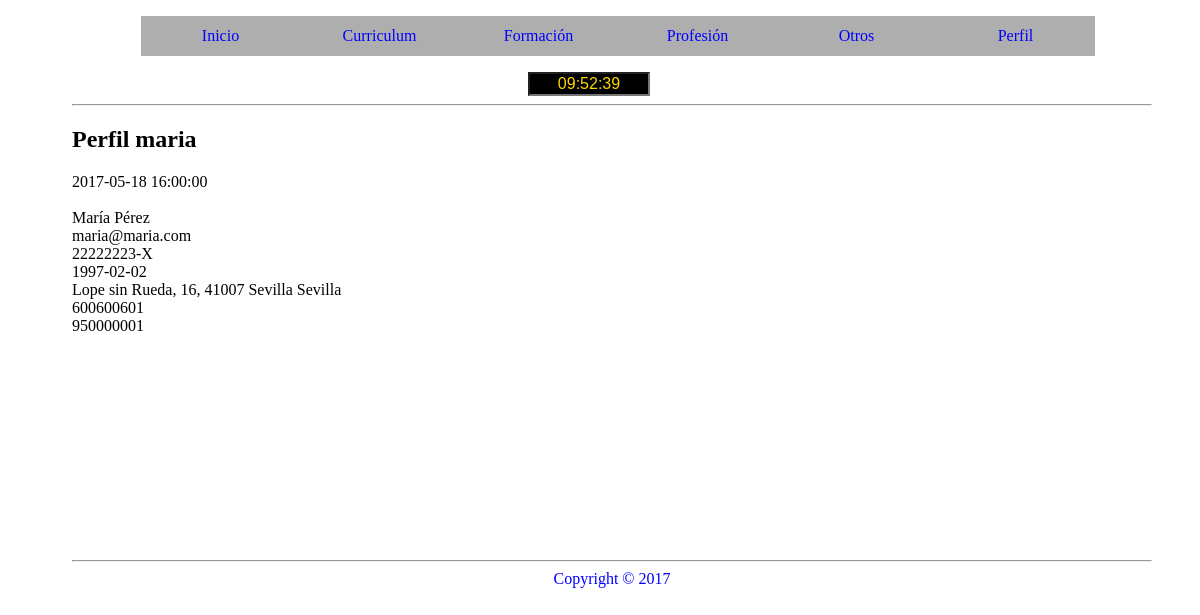
The app's page /controller/c_perfil.php (signed in) with its own data.
### tables this page shows
CREATE TABLE `usuarios` (
  `idUsuario` int(11) NOT NULL,
  `username` varchar(20) NOT NULL,
  `password` varchar(255) NOT NULL,
  `email` varchar(255) NOT NULL,
  `name` varchar(100) NOT NULL,
  `surname` varchar(100) NOT NULL,
  `dni` varchar(10) NOT NULL,
  `birthday` date NOT NULL,
  `address` varchar(100) NOT NULL,
  `postal` varchar(5) NOT NULL,
  `town` varchar(100) NOT NULL,
  `province` varchar(100) NOT NULL,
  `mobile` varchar(9) NOT NULL,
  `telephone` varchar(9) DEFAULT NULL,
  `tipoUsuario` varchar(15) NOT NULL DEFAULT 'usuario',
  `estado` varchar(15) NOT NULL DEFAULT 'activado',
  `registro` datetime DEFAULT CURRENT_TIMESTAMP,
  `photo` varchar(100) DEFAULT NULL
);

### model/Usuarios.php (called while the page is built, shortened)
<?php
	require_once('Conectar.php');
	class Usuarios {
		private $idUsuario;
		private $email;
		private $name;
		private $surname;
		private $dni;
		private $birthday;
		private $address;
		private $postal;
		private $town;
		private $province;
		private $mobile;
		private $telephone;
		private $registro;
		private $conectado;
		public function __construct($idUsuario=null){
			$this->conectarse= new Conectar();
			$this->conectado=$this->conectarse->conexion();
			if($idUsuario != "" || $idUsuario != 0){
        		$this->idUsuario=$idUsuario;
        		$this->recuperar();
      		}
		}
	    public function recuperar(){
	      $datosArray="SELECT * FROM usuarios WHERE idUsuario = $this->idUsuario";
	      $datos=$this->conectado->query($datosArray);
	      if($datosRecuperados=$datos->fetch_assoc()){
	        $this->idUsuario=$datosRecuperados['idUsuario'];
	        $this->email=$datosRecuperados['email'];
	        $this->name=$datosRecuperados['name'];
	        $this->surname=$datosRecuperados['surname'];
	        $this->dni=$datosRecuperados['dni'];
	        $this->birthday=$datosRecuperados['birthday'];
	        $this->address=$datosRecuperados['address'];
	        $this->postal=$datosRecuperados['postal'];
	        $this->town=$datosRecuperados['town'];
	        $this->province=$datosRecuperados['province'];
	        $this->mobile=$datosRecuperados['mobile'];
	        $this->telephone=$datosRecuperados['telephone'];
	       	$this->registro=$datosRecuperados['registro'];
	      }
	    }
	    public function getEmail(){
	      return $this->email;
	    }
	    public function getName(){
	      return $this->name;
	    }
	    public function getSurname(){
	      return $this->surname;
	    }
	    public function getDNI(){
	      return $this->dni;
	    }
	    public function getBirthday(){
	      return $this->birthday;
	    }
	    public function getAddress(){
	      return $this->address;
	    }
	    public function getPostal(){
	      return $this->postal;
	    }
	    public function getTown(){
	      return $this->town;
	    }
	    public function getProvince(){
	      return $this->province;
	    }
	    public function getMobile(){
	      return $this->mobile;
	    }
	    public function getTelephone(){
	      return $this->telephone;
	    }
	    public function getRegistro(){
	      return $this->registro;
	    }
	}
 ?>

### model/Conectar.php (called while the page is built, shortened)
<?php
	class Conectar {
		 private $serverlocal;
		 public $login;
  		 public $contrasena;
  		 private $database;
         private $charset;
    	 private $conexion;
		public function __construct() {
			$this->serverlocal=SERVERLOCAL;
			$this->login=LOGIN;
			$this->contrasena=CONTRASENA;
			$this->database=DATABASE;
			$this->charset=CHARSET;
			$this->conexion="";
		}
		public function conexion(){
			try {
				$this->conexion = new mysqli($this->serverlocal, $this->login, $this->contrasena, $this->database);
				$this->conexion->query("SET NAMES '" . $this->charset . "'");
			} catch (Exception $e) {
				die("Error " . $e->getMessage());
				echo "Línea del error " . $e->getLine();
			}
			return $this->conexion;
		}
	}
 ?>

### model/m_perfil.php (called while the page is built, shortened)
<?php
	require_once('Usuarios.php');
	class Perfil {
		public function __construct($usuario,$contrasena){
			if (empty($_SESSION['idUsuario'])) {
				$this->objetoUsuario=new Usuarios();
			} else {
				$this->objetoUsuario=new Usuarios($_SESSION['idUsuario']);
			}
		}
	}
 ?>

### view/v_mostrarDatos.php (the view)
<?php
	echo $objetoPerfil->objetoUsuario->getRegistro() . "<br>";
	echo "<br>";
	echo $objetoPerfil->objetoUsuario->getName() . " " . $objetoPerfil->objetoUsuario->getSurname() . "<br>";
	echo $objetoPerfil->objetoUsuario->getEmail() . "<br>";
	echo $objetoPerfil->objetoUsuario->getDNI() . "<br>";
	echo $objetoPerfil->objetoUsuario->getBirthday() . "<br>";
	echo $objetoPerfil->objetoUsuario->getAddress() . ", " . $objetoPerfil->objetoUsuario->getPostal() . " " . $objetoPerfil->objetoUsuario->getTown() . " " . $objetoPerfil->objetoUsuario->getProvince() . "<br>";
	echo $objetoPerfil->objetoUsuario->getMobile() . "<br>";
	echo $objetoPerfil->objetoUsuario->getTelephone() . "<br>";
 ?>

### view/css/perfil.css (style rules this page uses)
body { width: 90%; height: 100%; margin-left: 4%; }

### records on screen
usuarios: registro "2017-05-18 16:00:00", name "María", surname "Pérez", email "maria@maria.com", dni "22222223-X", birthday "1997-02-02", address "Lope sin Rueda, 16", postal "41007", town "Sevilla", province "Sevilla", mobile "600600601", telephone "950000001"

### other values on screen
$_SESSION['username'] "maria"
